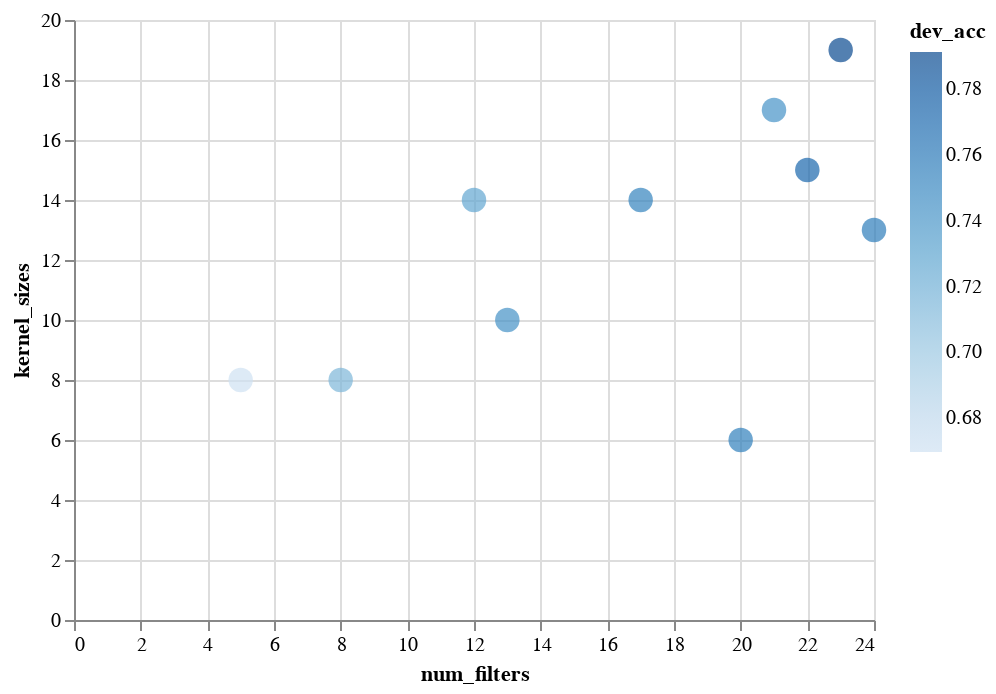

The code cell stored with this chart in its notebook:
### Code cell
import altair as alt
test_acc = evaluate_test(models, dev_metrics)
data = pd.DataFrame(hyper_params)
data["dev_acc"] = dev_metrics
data["test_acc"] = test_acc
alt.Chart(data).mark_circle(size=150).encode(
    x='num_filters',
    y='kernel_sizes',
    color='dev_acc')

### Figure 1 — Vega-Lite specification as saved in the notebook (floating-point values rounded to 4 significant figures)
{"config": {"view": {"continuousWidth": 400, "continuousHeight": 300}}, "data": {"name": "data-5a9df6f67796f126662e156d31fb6bde"}, "mark": {"type": "circle", "size": 150}, "encoding": {"color": {"field": "dev_acc", "type": "quantitative"}, "x": {"field": "num_filters", "type": "quantitative"}, "y": {"field": "kernel_sizes", "type": "quantitative"}}, "$schema": "https://vega.github.io/schema/vega-lite/v4.17.0.json", "datasets": {"data-5a9df6f67796f126662e156d31fb6bde": [{"num_filters": 8.0, "kernel_sizes": 8.0, "dev_acc": 0.7144, "test_acc": 0.7227}, {"num_filters": 22.0, "kernel_sizes": 15.0, "dev_acc": 0.7718, "test_acc": 0.7677}, {"num_filters": 17.0, "kernel_sizes": 14.0, "dev_acc": 0.7534, "test_acc": 0.7474}, {"num_filters": 21.0, "kernel_sizes": 17.0, "dev_acc": 0.742, "test_acc": 0.7479}, {"num_filters": 24.0, "kernel_sizes": 13.0, "dev_acc": 0.7569, "test_acc": 0.7748}, {"num_filters": 23.0, "kernel_sizes": 19.0, "dev_acc": 0.7913, "test_acc": 0.7743}, {"num_filters": 5.0, "kernel_sizes": 8.0, "dev_acc": 0.6697, "test_acc": 0.6689}, {"num_filters": 20.0, "kernel_sizes": 6.0, "dev_acc": 0.7557, "test_acc": 0.7611}, {"num_filters": 12.0, "kernel_sizes": 14.0, "dev_acc": 0.7271, "test_acc": 0.7348}, {"num_filters": 13.0, "kernel_sizes": 10.0, "dev_acc": 0.7431, "test_acc": 0.7342}]}}
